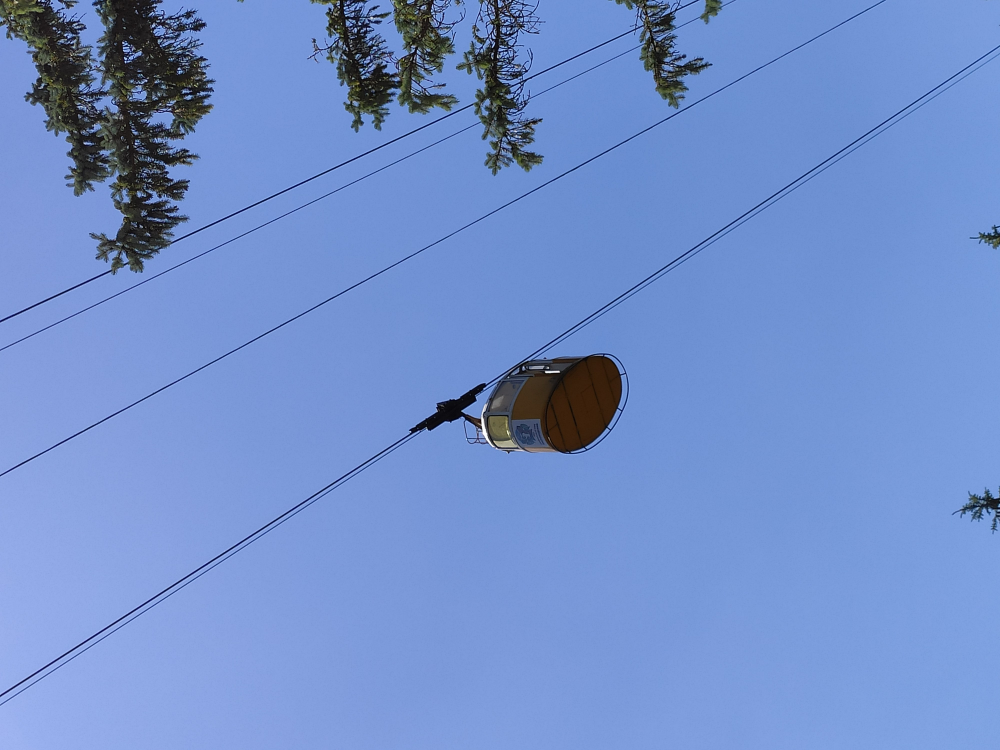
#> input picture IMG_20200702_124338.jpg, 4000 x 3000 px (shown at 1/4 size)
$ python image_reduction.py
#> lines starting #> are read from the running program, lines starting #| are printed output that depends on the picture
# This code reduces the size of the source image for commonStyle icons and balloonTemplates.
from PIL import Image

image_path = input("Введите полный путь к фотографии: ")
#> the answer given: IMG_20200702_124338.jpg
img = Image.open(image_path)
#> img is the input picture: PIL image 4000x3000 RGB; mean R, G, B 114.3, 143.6, 203
image_commonStyle = img.resize((50, 42))
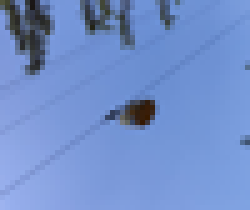
#> image_commonStyle: PIL image 50x42 RGB (shown 5 times larger); mean R, G, B 114.3, 143.6, 203
image_balloonTemplate = img.resize((500, 375))
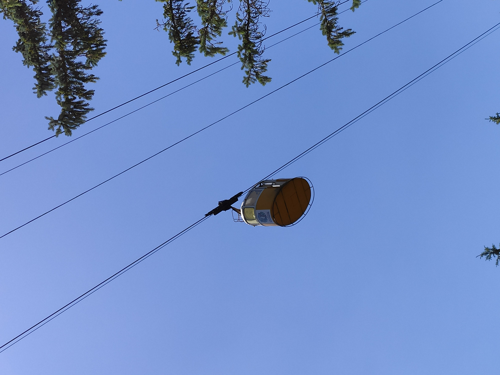
#> image_balloonTemplate: PIL image 500x375 RGB; mean R, G, B 114.3, 143.6, 203
image_commonStyle.save('image_commonStyle.jpg')
image_balloonTemplate.save('image_balloonTemplate.jpg')

$ run again, on IMG_20200706_042658.jpg
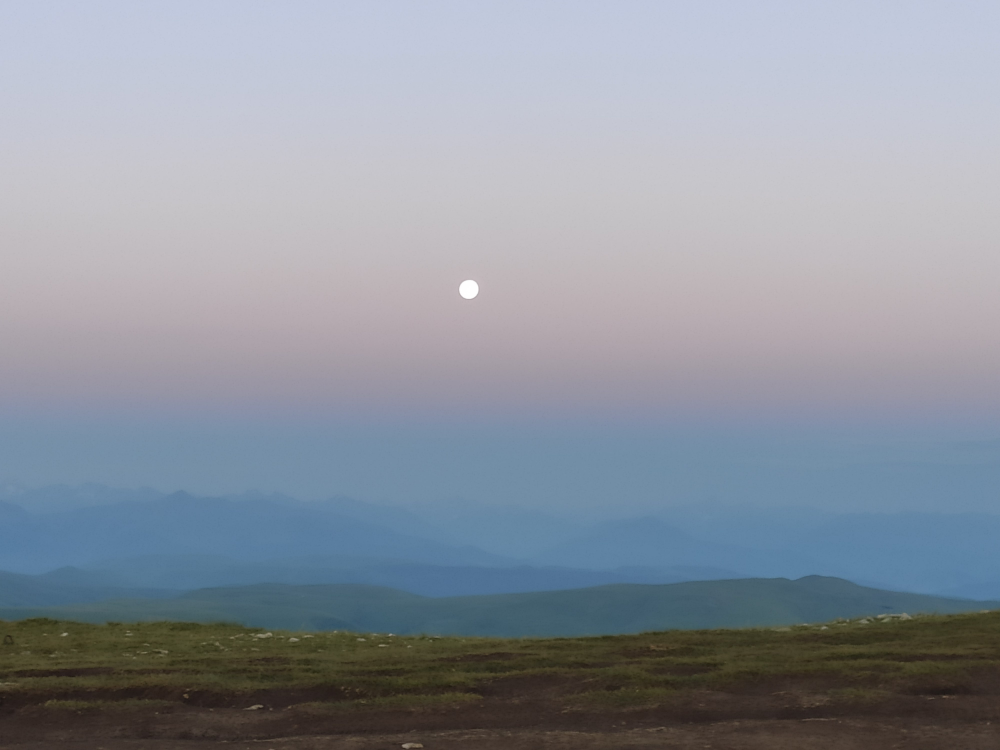
#> input picture IMG_20200706_042658.jpg, 4000 x 3000 px (shown at 1/4 size)
#> img is the input picture: PIL image 4000x3000 RGB; mean R, G, B 141.2, 147.6, 158
#> `image_commonStyle = img.resize((50, 42))`:
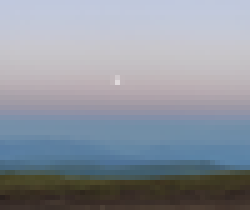
#> image_commonStyle: PIL image 50x42 RGB (shown 5 times larger); mean R, G, B 141.2, 147.6, 158
#> `image_balloonTemplate = img.resize((500, 375))`:
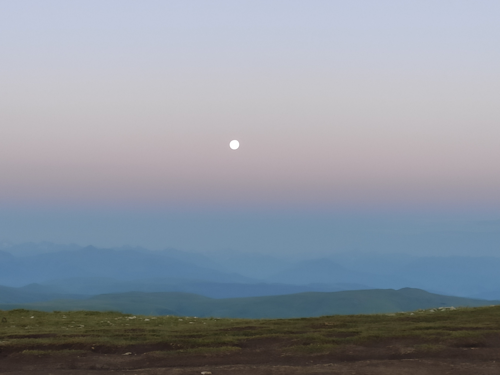
#> image_balloonTemplate: PIL image 500x375 RGB; mean R, G, B 141.2, 147.6, 158

$ run again, on IMG_20200707_192554.jpg
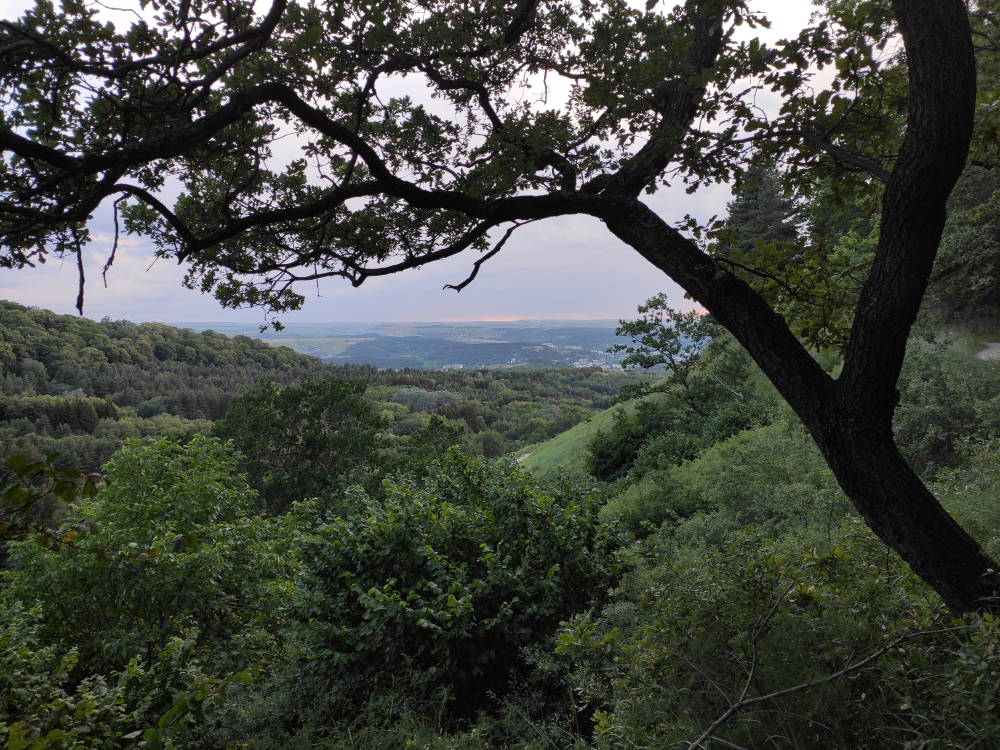
#> input picture IMG_20200707_192554.jpg, 4000 x 3000 px (shown at 1/4 size)
#> img is the input picture: PIL image 4000x3000 RGB; mean R, G, B 67.1, 70.9, 63.7
#> `image_commonStyle = img.resize((50, 42))`:
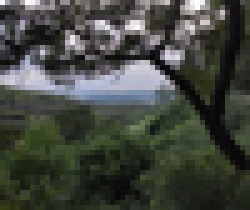
#> image_commonStyle: PIL image 50x42 RGB (shown 5 times larger); mean R, G, B 67.1, 70.8, 63.7
#> `image_balloonTemplate = img.resize((500, 375))`:
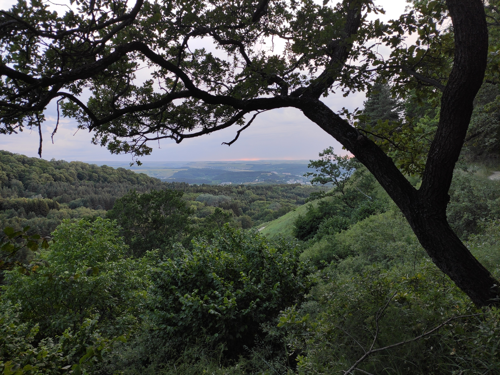
#> image_balloonTemplate: PIL image 500x375 RGB; mean R, G, B 67.1, 70.9, 63.7

$ run again, on IMG_20200707_193133.jpg
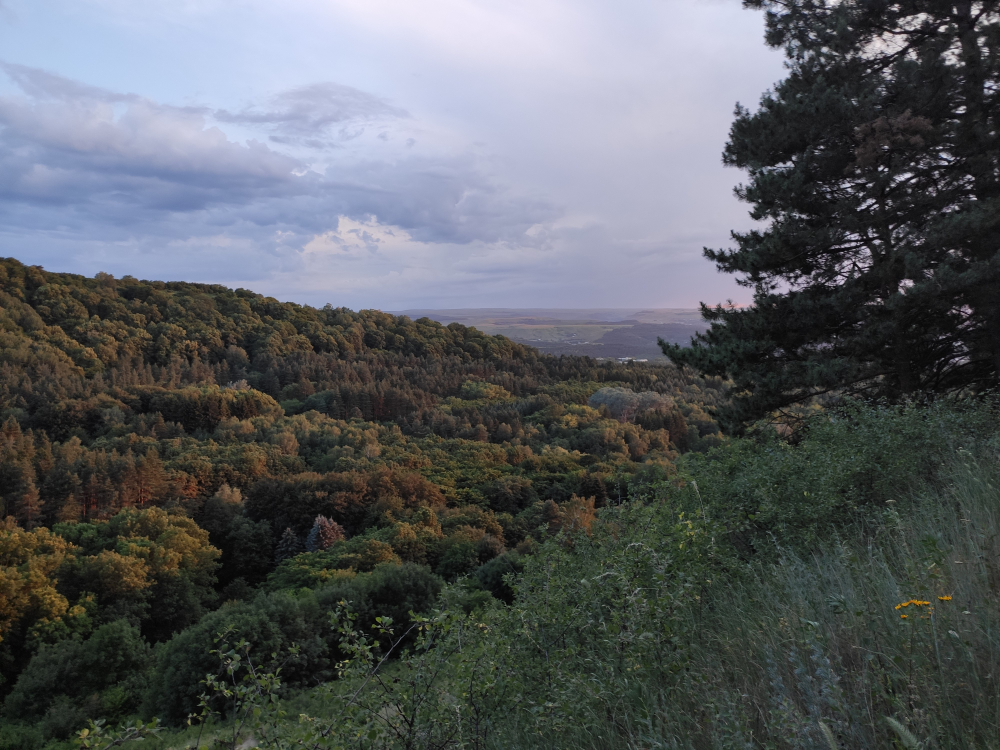
#> input picture IMG_20200707_193133.jpg, 4000 x 3000 px (shown at 1/4 size)
#> img is the input picture: PIL image 4000x3000 RGB; mean R, G, B 88.8, 92.3, 96.1
#> `image_commonStyle = img.resize((50, 42))`:
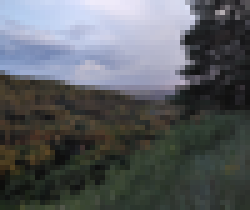
#> image_commonStyle: PIL image 50x42 RGB (shown 5 times larger); mean R, G, B 88.8, 92.4, 96.1
#> `image_balloonTemplate = img.resize((500, 375))`:
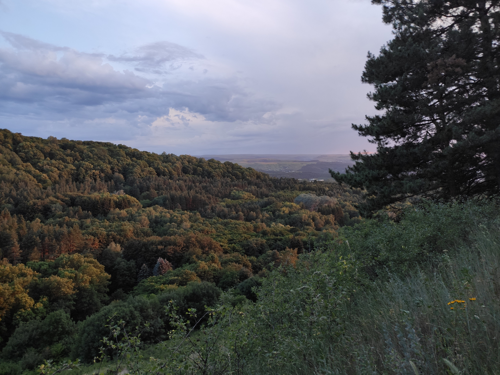
#> image_balloonTemplate: PIL image 500x375 RGB; mean R, G, B 88.8, 92.3, 96.1
